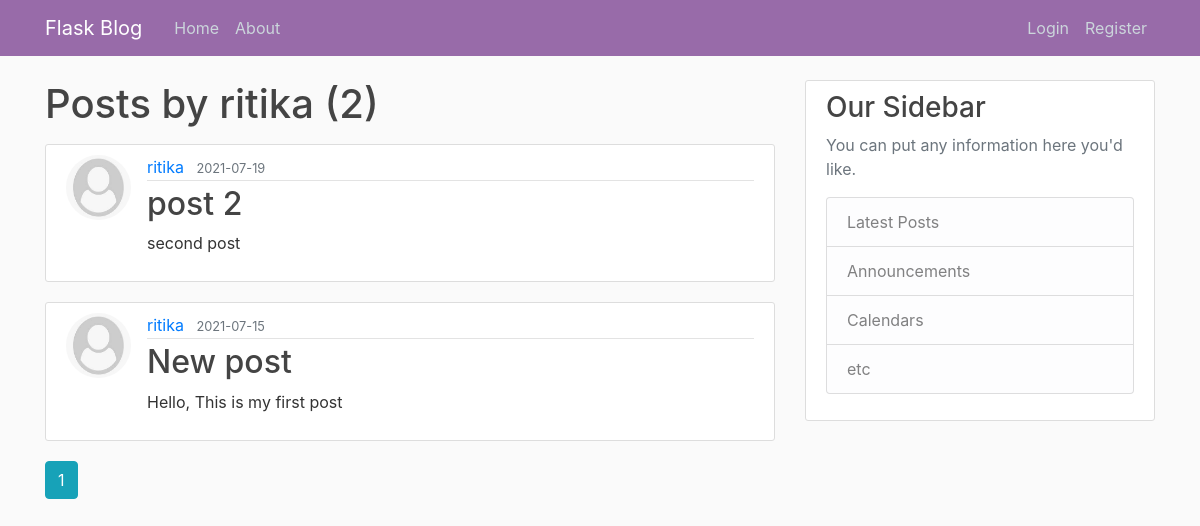
/user/ritika, run on the app's committed database.
### flaskblog/models.py (models this page shows, shortened)
class User(db.Model, UserMixin):
    id = db.Column(db.Integer, primary_key=True)
    username = db.Column(db.String(20), unique=True, nullable=False)
    email = db.Column(db.String(120), unique=True, nullable=False)
    image_file = db.Column(db.String(20), nullable=False, default='default.jpg')
    password = db.Column(db.String(60), nullable=False)
    posts = db.relationship('Post', backref='author', lazy=True)

class Post(db.Model):
    id = db.Column(db.Integer, primary_key=True)
    title = db.Column(db.String(100), nullable=False)
    date_posted = db.Column(db.DateTime, nullable=False, default=datetime.utcnow)
    content = db.Column(db.Text, nullable=False)
    user_id = db.Column(db.Integer, db.ForeignKey('user.id'), nullable=False)

### flaskblog/users/routes.py (the view)
@users.route("/user/<string:username>")
def user_posts(username):
    page = request.args.get('page', 1, type=int)
    user = User.query.filter_by(username=username).first_or_404()
    posts = Post.query.filter_by(author=user)\
        .order_by(Post.date_posted.desc())\
        .paginate(page=page, per_page=5)
    return render_template('user_posts.html', posts=posts, user=user)

### flaskblog/templates/user_posts.html
{% extends "layout.html" %}
{% block content %}
    <h1 class="mb-3">Posts by {{ user.username }} ({{ posts.total }})</h1>
    {% for post in posts.items %}
        <article class="media content-section">
          <img class="rounded-circle article-img" src="{{ url_for('static', filename='profile_pics/' + post.author.image_file) }}">
          <div class="media-body">
            <div class="article-metadata">
              <a class="mr-2" href="{{ url_for('users.user_posts', username=post.author.username) }}">{{ post.author.username }}</a>
              <small class="text-muted">{{ post.date_posted.strftime('%Y-%m-%d') }}</small>
            </div>
            <h2><a class="article-title" href="{{ url_for('posts.post', post_id=post.id) }}">{{ post.title }}</a></h2>
            <p class="article-content">{{ post.content }}</p>
          </div>
        </article>
    {% endfor %}
    {% for page_num in posts.iter_pages(left_edge=1, right_edge=1, left_current=1, right_current=2) %}
      {% if page_num %}
        {% if posts.page == page_num %}
          <a class="btn btn-info mb-4" href="{{ url_for('users.user_posts', username=user.username, page=page_num) }}">{{ page_num }}</a>
        {% else %}
          <a class="btn btn-outline-info mb-4" href="{{ url_for('users.user_posts', username=user.username, page=page_num) }}">{{ page_num }}</a>
        {% endif %}
      {% else %}
        ...
      {% endif %}
    {% endfor %}
{% endblock content %}

### flaskblog/static/main.css (style rules this page uses)
body { background: #fafafa; color: #333333; margin-top: 5rem; }
h1, h2, h3, h4, h5, h6 { color: #444444; }
.content-section { background: #ffffff; padding: 10px 20px; border: 1px solid #dddddd; border-radius: 3px; margin-bottom: 20px; }
.article-title { color: #444444; }
.article-content { white-space: pre-line; }
.article-img { height: 65px; width: 65px; margin-right: 16px; }
.article-metadata { padding-bottom: 1px; margin-bottom: 4px; border-bottom: 1px solid #e3e3e3 }

### data on the page
User: username "ritika"
Post: image_file (placeholder picture), author.username "ritika", date_posted "2021-07-19", title "post 2", content "second post"
Post: image_file (placeholder picture), author.username "ritika", date_posted "2021-07-15", title "New post", content "Hello, This is my first post"

### other printed values
{{ posts.total }} "2"
{{ page_num }} "1"
